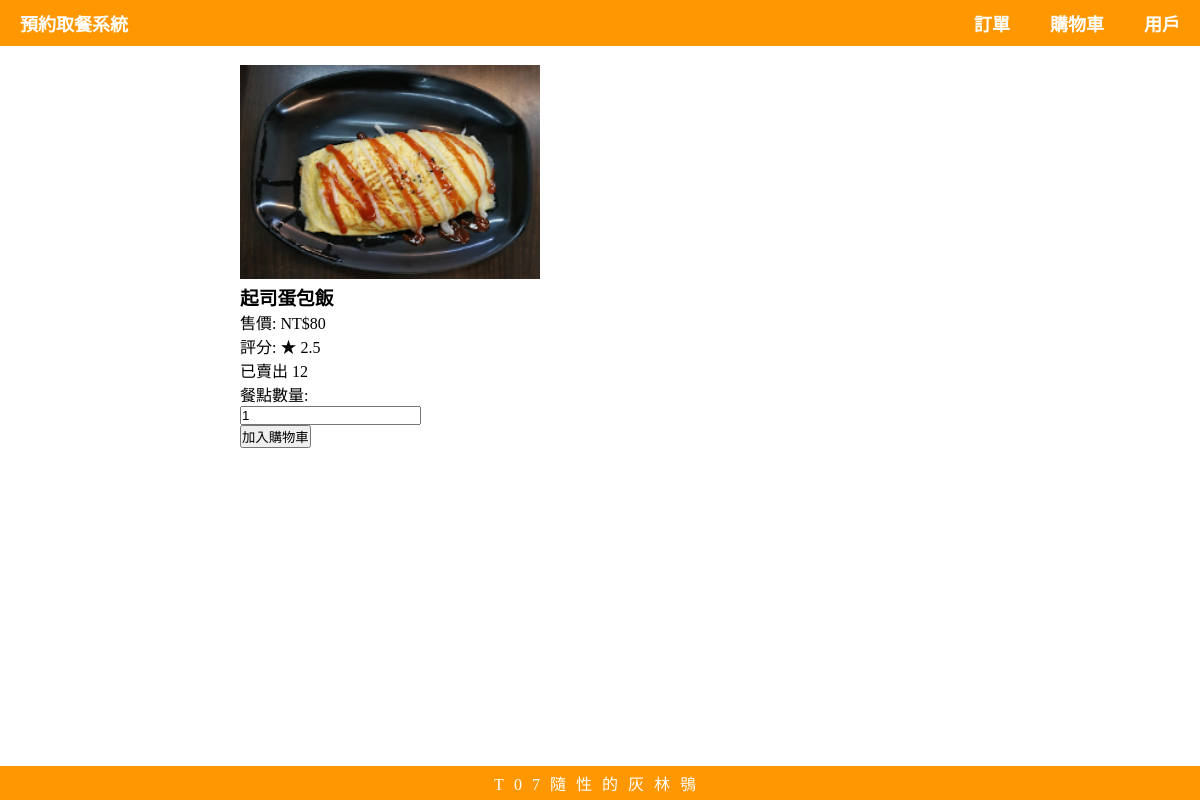
The app's page /food/3 with its own data.
### Pre_Order_System/models.py (models this page shows, shortened)
class Food(models.Model):
    restaurant = models.ForeignKey(Restaurant, on_delete=models.CASCADE, related_name='menu_items', verbose_name='店家')
    name = models.CharField(max_length=100, verbose_name='菜名')
    price = models.IntegerField(default=0, verbose_name='售價')
    stars = models.IntegerField(default=0, verbose_name='總星數')
    sales = models.IntegerField(default=0, verbose_name='總銷售量')
    img = models.ImageField(upload_to='food_images/', verbose_name='圖片')
    def get_rating(self):
        if self.sales == 0:
            return 0
        else:
            return round(self.stars / self.sales, 1)

### Pre_Order_System/views.py (the view)
# urls.py: path('food/<int:id>', views.food, name='food'),
def food(request, id):
    food = get_object_or_404(Food, id = id)
    addfood_success = False
    quantity = 0
    if request.method == 'POST':
        if not request.user.is_authenticated:
            return redirect('login')
        addofood_form = AddFoodForm(request.POST)
        if addofood_form.is_valid():
            quantity = addofood_form.cleaned_data['quantity']
            member = Member.objects.get(user=request.user)
            cartitem, created = CartItem.objects.get_or_create(member=member, food=food, defaults={'quantity': quantity})
            if not created:
                cartitem.quantity += quantity
                cartitem.save()
            addfood_success = True
        else:
            context = {
                'food': food,
                'addofood_form': addofood_form,
                'addfood_success': addfood_success,
                'message': "系統錯誤！請再試一次",
            }
            return render(request, 'food.html', context)
    else:
        addofood_form = AddFoodForm()
    context = {
        'food': food,
        'addofood_form': addofood_form,
        'addfood_success': addfood_success,
        'quantity': quantity,
    }
    return render(request, 'food.html', context)

### Pre_Order_System/forms.py
class AddFoodForm(forms.Form):
    quantity = forms.IntegerField(initial=1, min_value=1)

### Pre_Order_System/templates/food.html (shortened to what this page needs)
{% extends "master.html" %}
{% block content %}
<img src="{{ food.img.url }}" alt="{{ food.name }}" style="width: 300px;">
<h3>{{ food.name }}</h3>
<p>售價: NT${{ food.price }}</p>
<p>評分: &starf; {{ food.get_rating|floatformat:1 }}</p>
<p>已賣出 {{ food.sales }}</p>
<form action="" method="post">
    <label for="quantity">餐點數量: </label><br>
    {{ addofood_form.quantity }}<br>
    <input type="submit" value="加入購物車">
</form>
{% endblock %}

### static/css/master.css (style rules this page uses)
* { margin: 0; padding: 0; }

### records on screen
Food: img (picture), name "起司蛋包飯", price "80", get_rating "2.5", sales "12"
